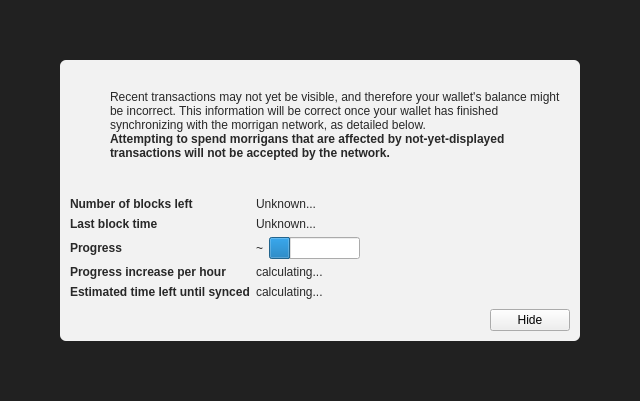
<?xml version="1.0" encoding="UTF-8"?>
<ui version="4.0">
 <class>ModalOverlay</class>
 <widget class="ModalOverlay" name="ModalOverlay">
  <property name="geometry">
   <rect>
    <x>0</x>
    <y>0</y>
    <width>640</width>
    <height>401</height>
   </rect>
  </property>
  <property name="windowTitle">
   <string>Form</string>
  </property>
  <layout class="QVBoxLayout" name="verticalLayout" stretch="0">
   <property name="sizeConstraint">
    <enum>QLayout::SetDefaultConstraint</enum>
   </property>
   <property name="leftMargin">
    <number>0</number>
   </property>
   <property name="topMargin">
    <number>0</number>
   </property>
   <property name="rightMargin">
    <number>0</number>
   </property>
   <property name="bottomMargin">
    <number>0</number>
   </property>
   <item>
    <widget class="QWidget" name="bgWidget" native="true">
     <property name="styleSheet">
      <string notr="true">#bgWidget { background: rgba(0,0,0,220); }</string>
     </property>
     <layout class="QVBoxLayout" name="verticalLayoutMain" stretch="1">
      <property name="leftMargin">
       <number>60</number>
      </property>
      <property name="topMargin">
       <number>60</number>
      </property>
      <property name="rightMargin">
       <number>60</number>
      </property>
      <property name="bottomMargin">
       <number>60</number>
      </property>
      <item>
       <widget class="QWidget" name="contentWidget" native="true">
        <property name="styleSheet">
         <string notr="true">#contentWidget { background: rgba(255,255,255,240); border-radius: 6px; }

QLabel { color: rgb(40,40,40);  }</string>
        </property>
        <layout class="QVBoxLayout" name="verticalLayoutSub" stretch="1,0,0,0">
         <property name="spacing">
          <number>0</number>
         </property>
         <property name="leftMargin">
          <number>10</number>
         </property>
         <property name="topMargin">
          <number>10</number>
         </property>
         <property name="rightMargin">
          <number>10</number>
         </property>
         <property name="bottomMargin">
          <number>10</number>
         </property>
         <item>
          <layout class="QHBoxLayout" name="horizontalLayoutIconText" stretch="0,1">
           <property name="topMargin">
            <number>20</number>
           </property>
           <item>
            <layout class="QVBoxLayout" name="verticalLayoutIcon">
             <property name="leftMargin">
              <number>0</number>
             </property>
             <item>
              <widget class="QPushButton" name="warningIcon">
               <property name="enabled">
                <bool>false</bool>
               </property>
               <property name="text">
                <string/>
               </property>
               <property name="icon">
                <iconset>
                 <normaloff>:/icons/warning</normaloff>
                 <disabledoff>:/icons/warning</disabledoff>:/icons/warning</iconset>
               </property>
               <property name="iconSize">
                <size>
                 <width>48</width>
                 <height>48</height>
                </size>
               </property>
               <property name="flat">
                <bool>true</bool>
               </property>
              </widget>
             </item>
             <item>
              <spacer name="verticalSpacerWarningIcon">
               <property name="orientation">
                <enum>Qt::Vertical</enum>
               </property>
               <property name="sizeHint" stdset="0">
                <size>
                 <width>20</width>
                 <height>40</height>
                </size>
               </property>
              </spacer>
             </item>
            </layout>
           </item>
           <item>
            <layout class="QVBoxLayout" name="verticalLayoutInfoText">
             <property name="leftMargin">
              <number>0</number>
             </property>
             <property name="topMargin">
              <number>0</number>
             </property>
             <item>
              <widget class="QLabel" name="infoText">
               <property name="text">
                <string>Recent transactions may not yet be visible, and therefore your wallet's balance might be incorrect. This information will be correct once your wallet has finished synchronizing with the morrigan network, as detailed below.</string>
               </property>
               <property name="textFormat">
                <enum>Qt::RichText</enum>
               </property>
               <property name="wordWrap">
                <bool>true</bool>
               </property>
              </widget>
             </item>
             <item>
              <widget class="QLabel" name="infoTextStrong">
               <property name="font">
                <font>
                 <weight>75</weight>
                 <bold>true</bold>
                </font>
               </property>
               <property name="text">
                <string>Attempting to spend morrigans that are affected by not-yet-displayed transactions will not be accepted by the network.</string>
               </property>
               <property name="textFormat">
                <enum>Qt::RichText</enum>
               </property>
               <property name="wordWrap">
                <bool>true</bool>
               </property>
              </widget>
             </item>
             <item>
              <spacer name="verticalSpacerInTextSpace">
               <property name="orientation">
                <enum>Qt::Vertical</enum>
               </property>
               <property name="sizeHint" stdset="0">
                <size>
                 <width>20</width>
                 <height>40</height>
                </size>
               </property>
              </spacer>
             </item>
            </layout>
           </item>
          </layout>
         </item>
         <item>
          <spacer name="verticalSpacerAfterText">
           <property name="orientation">
            <enum>Qt::Vertical</enum>
           </property>
           <property name="sizeHint" stdset="0">
            <size>
             <width>20</width>
             <height>40</height>
            </size>
           </property>
          </spacer>
         </item>
         <item>
          <layout class="QFormLayout" name="formLayout">
           <property name="fieldGrowthPolicy">
            <enum>QFormLayout::FieldsStayAtSizeHint</enum>
           </property>
           <property name="horizontalSpacing">
            <number>6</number>
           </property>
           <property name="verticalSpacing">
            <number>6</number>
           </property>
           <property name="topMargin">
            <number>10</number>
           </property>
           <item row="0" column="0">
            <widget class="QLabel" name="labelNumberOfBlocksLeft">
             <property name="font">
              <font>
               <weight>75</weight>
               <bold>true</bold>
              </font>
             </property>
             <property name="text">
              <string>Number of blocks left</string>
             </property>
            </widget>
           </item>
           <item row="0" column="1">
            <widget class="QLabel" name="numberOfBlocksLeft">
             <property name="text">
              <string>Unknown...</string>
             </property>
            </widget>
           </item>
           <item row="1" column="0">
            <widget class="QLabel" name="labelLastBlockTime">
             <property name="font">
              <font>
               <weight>75</weight>
               <bold>true</bold>
              </font>
             </property>
             <property name="text">
              <string>Last block time</string>
             </property>
            </widget>
           </item>
           <item row="1" column="1">
            <widget class="QLabel" name="newestBlockDate">
             <property name="sizePolicy">
              <sizepolicy hsizetype="Maximum" vsizetype="Preferred">
               <horstretch>0</horstretch>
               <verstretch>0</verstretch>
              </sizepolicy>
             </property>
             <property name="text">
              <string>Unknown...</string>
             </property>
            </widget>
           </item>
           <item row="2" column="0">
            <widget class="QLabel" name="labelSyncDone">
             <property name="font">
              <font>
               <weight>75</weight>
               <bold>true</bold>
              </font>
             </property>
             <property name="text">
              <string>Progress</string>
             </property>
            </widget>
           </item>
           <item row="2" column="1">
            <layout class="QHBoxLayout" name="horizontalLayoutSync" stretch="0,1">
             <item>
              <widget class="QLabel" name="percentageProgress">
               <property name="text">
                <string notr="true">~</string>
               </property>
              </widget>
             </item>
             <item>
              <widget class="QProgressBar" name="progressBar">
               <property name="value">
                <number>24</number>
               </property>
               <property name="format">
                <string/>
               </property>
              </widget>
             </item>
            </layout>
           </item>
           <item row="4" column="0">
            <widget class="QLabel" name="labelProgressIncrease">
             <property name="font">
              <font>
               <weight>75</weight>
               <bold>true</bold>
              </font>
             </property>
             <property name="text">
              <string>Progress increase per hour</string>
             </property>
            </widget>
           </item>
           <item row="4" column="1">
            <widget class="QLabel" name="progressIncreasePerH">
             <property name="text">
              <string>calculating...</string>
             </property>
            </widget>
           </item>
           <item row="5" column="0">
            <widget class="QLabel" name="labelEstimatedTimeLeft">
             <property name="font">
              <font>
               <weight>75</weight>
               <bold>true</bold>
              </font>
             </property>
             <property name="text">
              <string>Estimated time left until synced</string>
             </property>
            </widget>
           </item>
           <item row="5" column="1">
            <widget class="QLabel" name="expectedTimeLeft">
             <property name="text">
              <string>calculating...</string>
             </property>
            </widget>
           </item>
          </layout>
         </item>
         <item>
          <layout class="QHBoxLayout" name="horizontalLayoutButtons">
           <property name="leftMargin">
            <number>10</number>
           </property>
           <property name="topMargin">
            <number>10</number>
           </property>
           <item>
            <widget class="QLabel" name="versionLabel">
             <property name="text">
              <string></string>
             </property>
            </widget>
           </item>
           <item>
            <spacer name="horizontalSpacer">
             <property name="orientation">
              <enum>Qt::Horizontal</enum>
             </property>
             <property name="sizeHint" stdset="0">
              <size>
               <width>40</width>
               <height>20</height>
              </size>
             </property>
            </spacer>
           </item>
           <item>
            <widget class="QPushButton" name="closeButton">
             <property name="text">
              <string>Hide</string>
             </property>
            </widget>
           </item>
          </layout>
         </item>
        </layout>
       </widget>
      </item>
     </layout>
    </widget>
   </item>
  </layout>
 </widget>
 <customwidgets>
  <customwidget>
   <class>ModalOverlay</class>
   <extends>QWidget</extends>
   <header>modaloverlay.h</header>
   <container>1</container>
  </customwidget>
 </customwidgets>
 <resources/>
 <connections/>
</ui>
